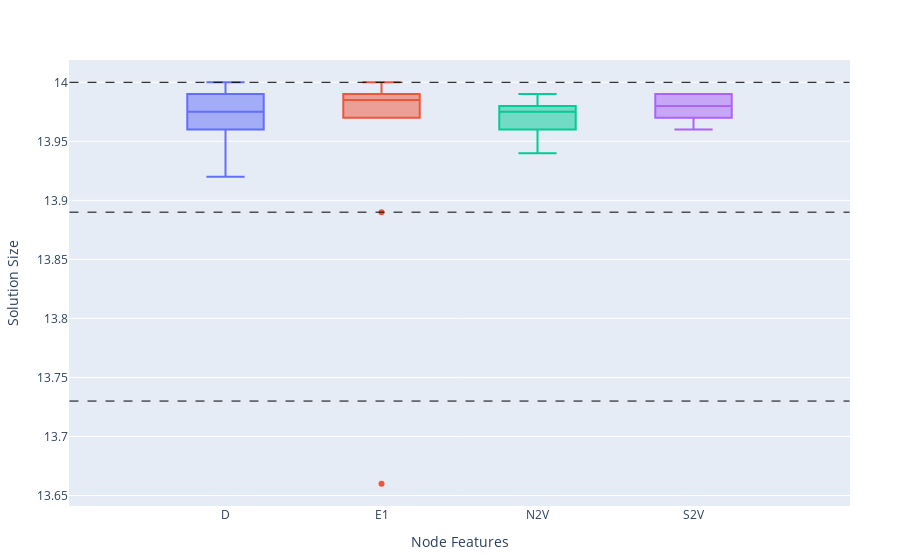

Notebook source saved alongside this figure:
### Code cell
p = plot(dfs_single, x=Symbol("Node Features"), y=Symbol("Solution Size"), kind="box", color=Symbol("Node Features"), 
    Layout(
        showlegend=false
    ))
add_line(p, mean_ds, 4)
add_line(p, mean_ds_2, 4)
add_line(p, mean_ds_3, 4)
p

### Figure 1 — Plotly figure (JSON) as saved in the notebook; plotly's stock layout.template omitted (floating-point values rounded to 4 significant figures)
{"data": [{"legendgroup": "D", "marker": {"color": "#636efa"}, "name": "D", "showlegend": true, "type": "box", "x": ["D", "D", "D", "D", "D", "D", "D", "D", "D", "D"], "xaxis": "x", "y": [13.96, 13.99, 14, 13.97, 13.98, 13.99, 13.92, 13.96, 14, 13.97], "yaxis": "y"}, {"legendgroup": "E1", "marker": {"color": "#EF553B"}, "name": "E1", "showlegend": true, "type": "box", "x": ["E1", "E1", "E1", "E1", "E1", "E1", "E1", "E1", "E1", "E1"], "xaxis": "x", "y": [13.99, 13.98, 13.66, 13.97, 14, 13.89, 13.99, 13.99, 13.97, 13.99], "yaxis": "y"}, {"legendgroup": "N2V", "marker": {"color": "#00cc96"}, "name": "N2V", "showlegend": true, "type": "box", "x": ["N2V", "N2V", "N2V", "N2V", "N2V", "N2V", "N2V", "N2V", "N2V", "N2V"], "xaxis": "x", "y": [13.99, 13.98, 13.98, 13.98, 13.99, 13.94, 13.97, 13.96, 13.95, 13.97], "yaxis": "y"}, {"legendgroup": "S2V", "marker": {"color": "#ab63fa"}, "name": "S2V", "showlegend": true, "type": "box", "x": ["S2V", "S2V", "S2V", "S2V", "S2V", "S2V", "S2V", "S2V", "S2V", "S2V"], "xaxis": "x", "y": [13.98, 13.98, 13.98, 13.99, 13.96, 13.96, 13.99, 13.97, 13.98, 13.99], "yaxis": "y"}], "layout": {"legend": {"title": {"text": "Node Features"}, "tracegroupgap": 0}, "margin": {"b": 50, "l": 50, "r": 50, "t": 60}, "shapes": [{"line": {"color": "Black", "dash": "dash", "width": 1}, "type": "line", "x0": -1, "x1": 4, "xref": "x", "y0": 13.73, "y1": 13.73, "yref": "y"}, {"line": {"color": "Black", "dash": "dash", "width": 1}, "type": "line", "x0": -1, "x1": 4, "xref": "x", "y0": 13.89, "y1": 13.89, "yref": "y"}, {"line": {"color": "Black", "dash": "dash", "width": 1}, "type": "line", "x0": -1, "x1": 4, "xref": "x", "y0": 14, "y1": 14, "yref": "y"}], "showlegend": false, "xaxis": {"title": {"text": "Node Features"}}, "yaxis": {"title": {"text": "Solution Size"}}}}
